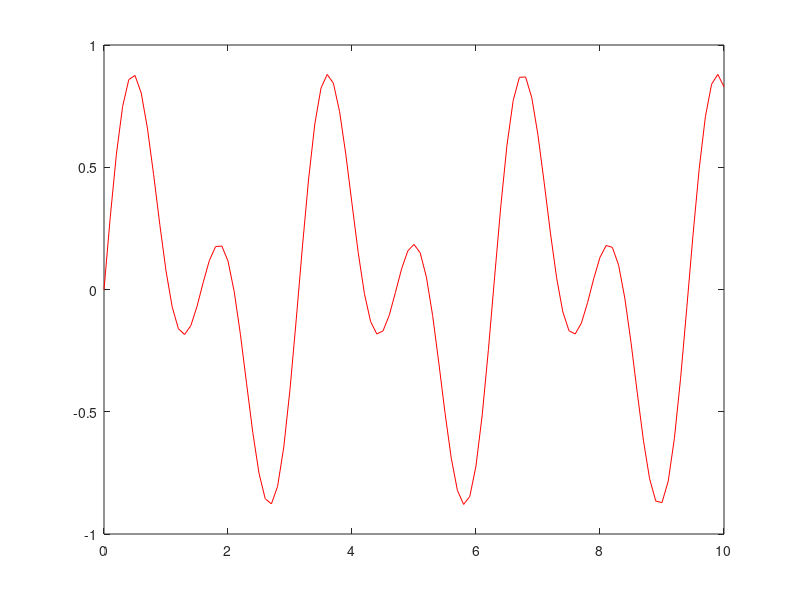
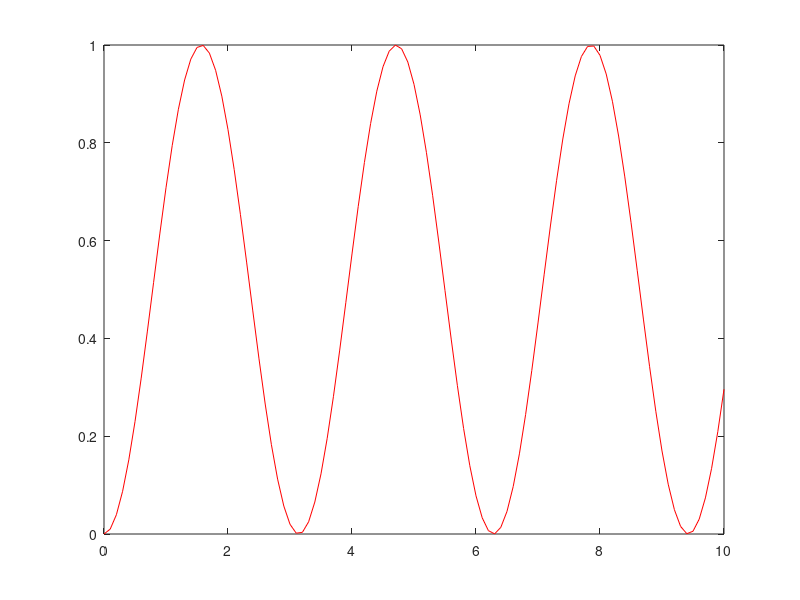
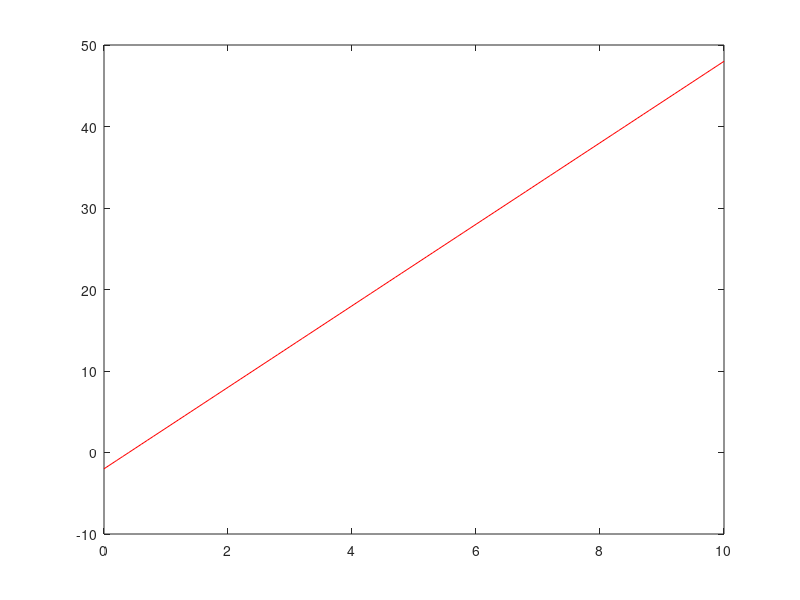
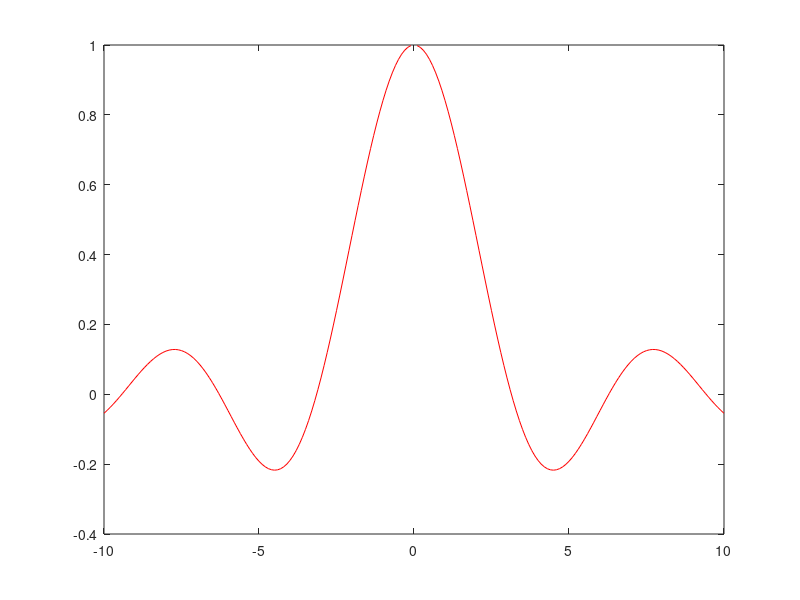

Write MATLAB code to recreate these figures, in order.
% SESIÓN 1 SEÑALES Y SISTEMAS
% Ejercicio 4
% Representar gráficamente funciones usando 'plot'

% Primer rango de 0 a 10 con incremento de 0.1
t = 0:0.1:10;

% Función 1
f1 = sin(3*t) .* cos(t);
figure(1);
plot(t,f1,'-r')

% Función 2
f2 = (sin(t)).^2;
figure(2);
plot(t,f2,'-r')

% Función 3
f3 = (5*t) - 2;
figure(3);
plot(t,f3,'-r')

% Rango para la última figura entre -10 y 10 con
% incremento de 0.1
t = -10:0.1:10;

% Función 4
f4 = sin(t)./t;
figure(4);
plot(t,f4,'-r')
